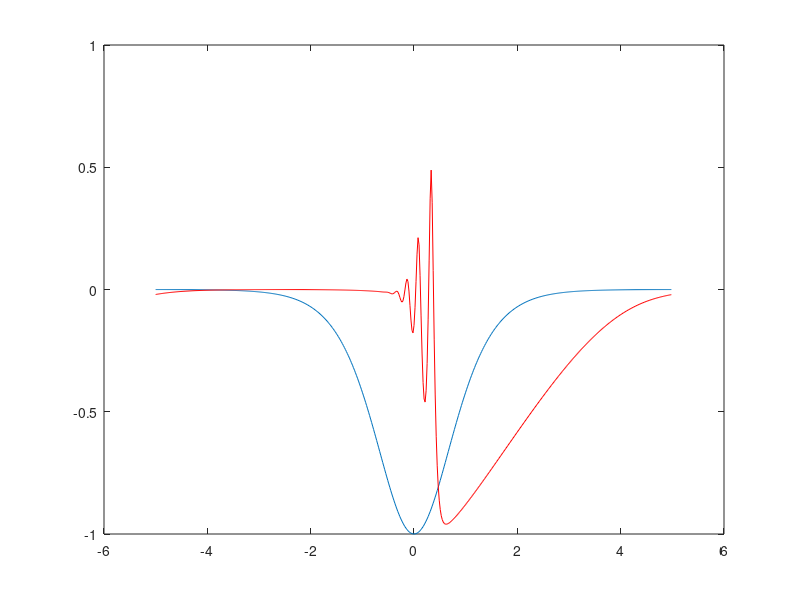

This chart was generated by the following MATLAB code:
%%%%%%%%%%%%%%%%%%%%%%%%%%%%%%%%%%%%%%%%%%%%%%%%%%%%%%%%%%%%%%%%%%%%%%%%%%%
%-% ------------------------------------------------------------------- %-%
%-% Approximates the solution to the small dispersion CH equation,given %-%
%-% u_t +2*Ku_x+ 3uu_x - ep^2(u_{xxt}+2u_xu_{xx}+uu_{xxx})= 0. The      %-%
%-% spatial domain is [-5,5] and periodic boundary conditions are       %-%
%-% assumed.  The approximation is done by a Fourier spectral method    %-%
%-% with RK4 timestepping. (K = 1.2).                                   %-%
%-% ------------------------------------------------------------------- %-%
%-% Author: Maurice S. Fabien, University of Washington (Jan-Jun 2014)  %-%
%-%                          , Rice University          (2014-    )     %-%
%-% Email : fabien@rice.edu                                             %-%
%-% GitHub: https://github.com/msfabien/                                %-%
%-% ------------------------------------------------------------------- %-%
%%%%%%%%%%%%%%%%%%%%%%%%%%%%%%%%%%%%%%%%%%%%%%%%%%%%%%%%%%%%%%%%%%%%%%%%%%%


function Code_Listing_4_4_1()
    clear all; close all; clc
    N = 2^(9);         %number of grid points
    T = 1.0;           %final time simulation
    dt = 1e-3;         %time step
    nmax = round(T/dt);
    L = 10;            %domain length
    ep = 10^(-1.5);    %small dispersion parameter
    kappa = 1.2;       %CH parameter kappa
    x = (L/N)*(-N/2:N/2-1);
    M = [0:N/2-1 0 -N/2+1:-1];
    k = 2*pi*M/L; %Domain length incorporated into wavenumbers
    V = @(x,t) -sech(x).^2;
    c_1 = (-1i*k/2).*(ep^2+ep^2*k.^2)./(1 + ep^2*k.^2);
    c_2 = -1i*k./(1 + ep^2*k.^2);
    RHS1 = @(v) c_1.*fft(real(ifft(v)).^2);
    RHS2 = @(v) c_2.*fft(real(ifft(v)).^2 + ep^2*0.5*real(ifft(1i*k.*v)).^2 );
    RHS3 = @(v) 2*kappa*c_2.*v;
    RHS = @(v) RHS1(v) + RHS2(v) + RHS3(v);
    u0 = V(x,0.0);
    v = fft(u0);
    for n = 1:nmax
        a = dt*RHS(v);
        b = dt*RHS(v + a/2);
        c = dt*RHS(v + b/2);
        d = dt*RHS(v + c);
        v = v + (a + 2*b + 2*c + d)/6;
    end
    u = real(ifft(v));
    plot(x,u0,x,u,'r')
end